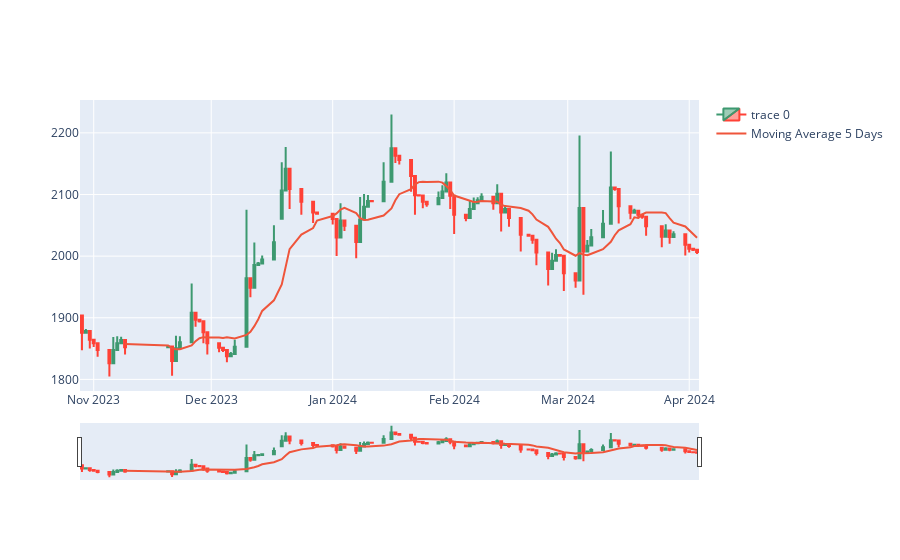

Here is the notebook cell this chart was saved with:
### Code cell
import plotly.graph_objects as go

import pandas as pd
from datetime import datetime

#df = pd.read_csv('https://raw.githubusercontent.com/plotly/datasets/master/finance-charts-apple.csv')

fig = go.Figure(data=[go.Candlestick(x=df_plot['Date (AD)'],
                open=df_plot['Open'],
                high=df_plot['High'],
                low=df_plot['Open'],
                close=df_plot['Index Value'])])
# plot moving average
fig.add_trace(go.Scatter(x=df_plot['Date (AD)'], y=df_plot['Index Value'].rolling(window=10).mean(), mode='lines', name='Moving Average 5 Days'))

fig.show()
